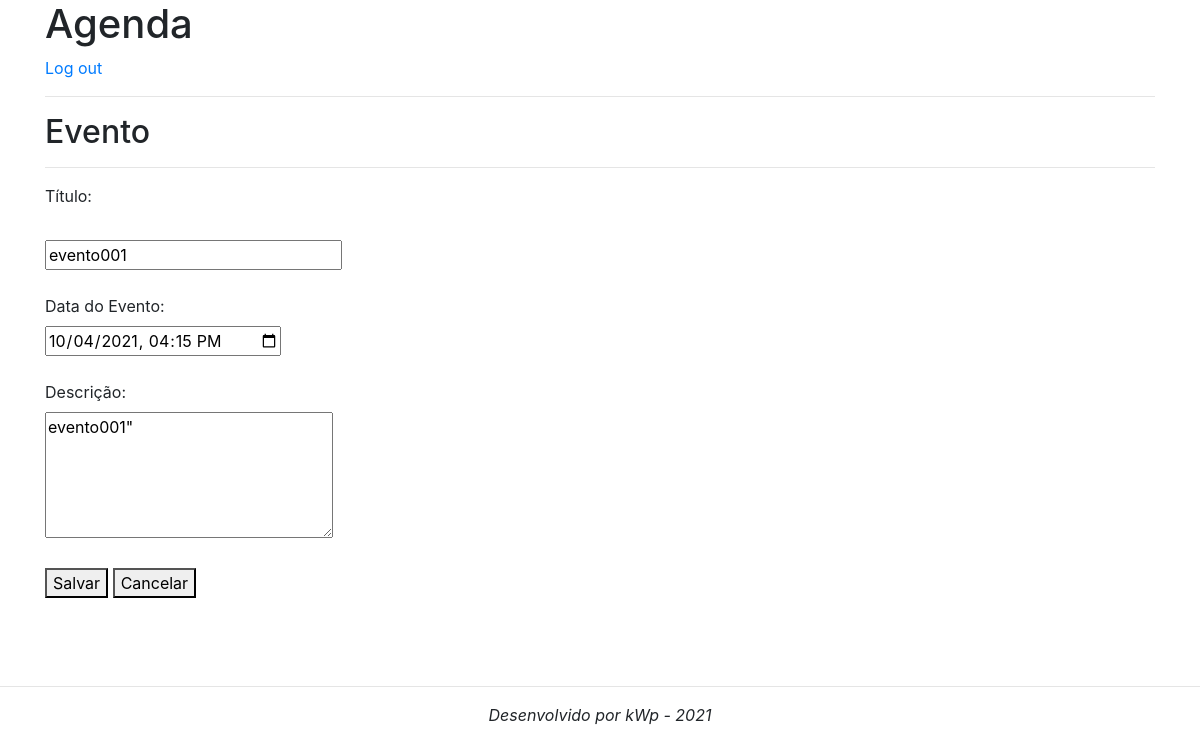
Screenshot of /agenda/evento/?id=1 (signed in) with the database file from the repository.
### core/models.py (models this page shows, shortened)
class Evento(models.Model):
    titulo = models.CharField(max_length=100)
    descricao = models.TextField(blank=True, null=True)
    data_evento = models.DateTimeField(verbose_name='Data do Evento')
    data_criacao = models.DateTimeField(auto_now=True)
    usuario = models.ForeignKey(User, on_delete=models.CASCADE)
    class Meta:                             # altera o nome da tabela de Coreevento para evento
        db_table = 'evento'
    def get_data_input_evento(self):
        return self.data_evento.strftime('%Y-%m-%dT%H:%M')

### core/views.py (the view)
# urls.py: path('agenda/evento/', views.evento),
@login_required(login_url='/login/')
def evento(request):
    id_evento = request.GET.get('id')
    dados = {}
    if id_evento:
        dados['evento'] = Evento.objects.get(id=id_evento)
    return render(request, 'evento.html', dados)

### templates/evento.html (shortened to what this page needs)
{% extends "model-page.html" %}
{% block content %}
<div class="container">
    <h2>Evento</h2>
    <hr>
    <form action="submit" method="POST">{% csrf_token %}
        <label>Título:</label><br>
        <br>
        <input type="text" name="titulo" size="24" value="{{ evento.titulo }}">
        <br><br>
        <label>Data do Evento:</label><br>
        <input type="datetime-local" name="data_evento" value="{{ evento.get_data_input_evento }}">
        <br><br>
        <label>Descrição:</label><br>
        <textarea name="descricao" rows="5" cols="26">{{ evento.descricao }}"</textarea>
        <br><br>
        <button type="submit">Salvar</button>
        <a href="/">
            <button type="button">Cancelar</button>
        </a>
    </form>
</div>
{% endblock %}

### rows the page displays
Evento: titulo "evento001", data_evento "10/04/2021 16:15", descricao "evento001\""
